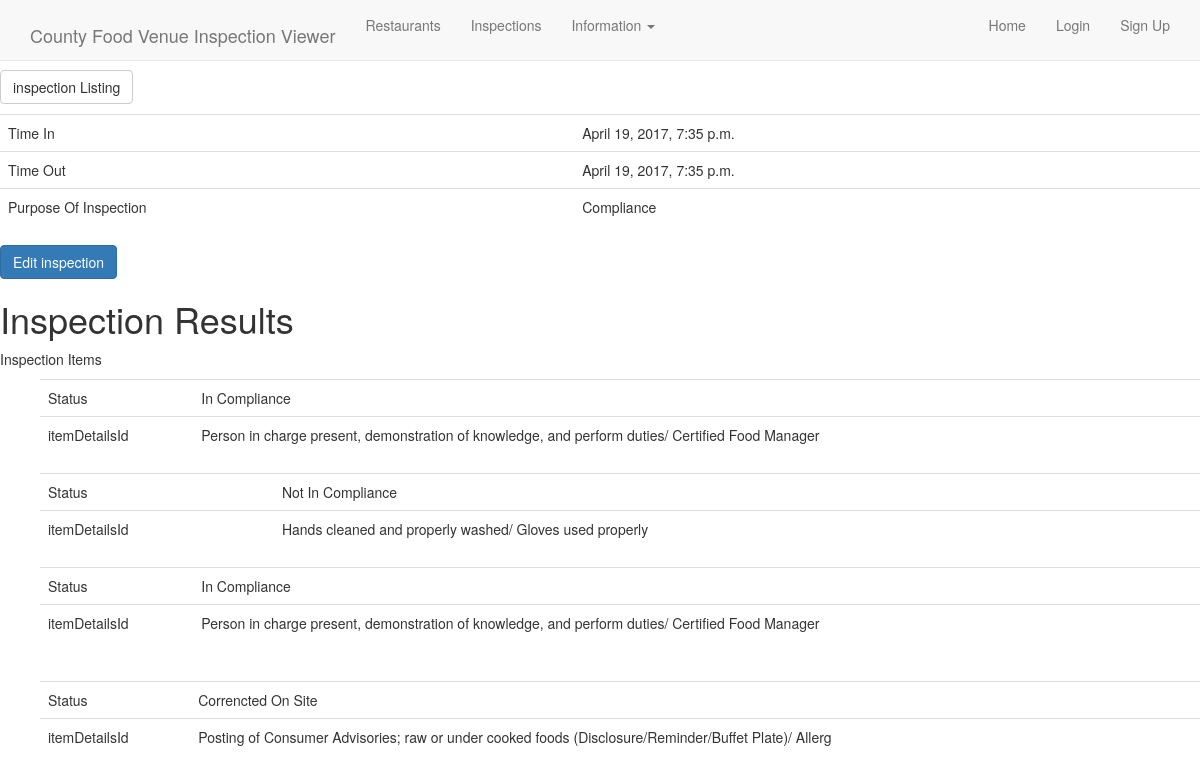
The page /fvi/fvi/inspection/detail/1/ on the database as committed earlier.
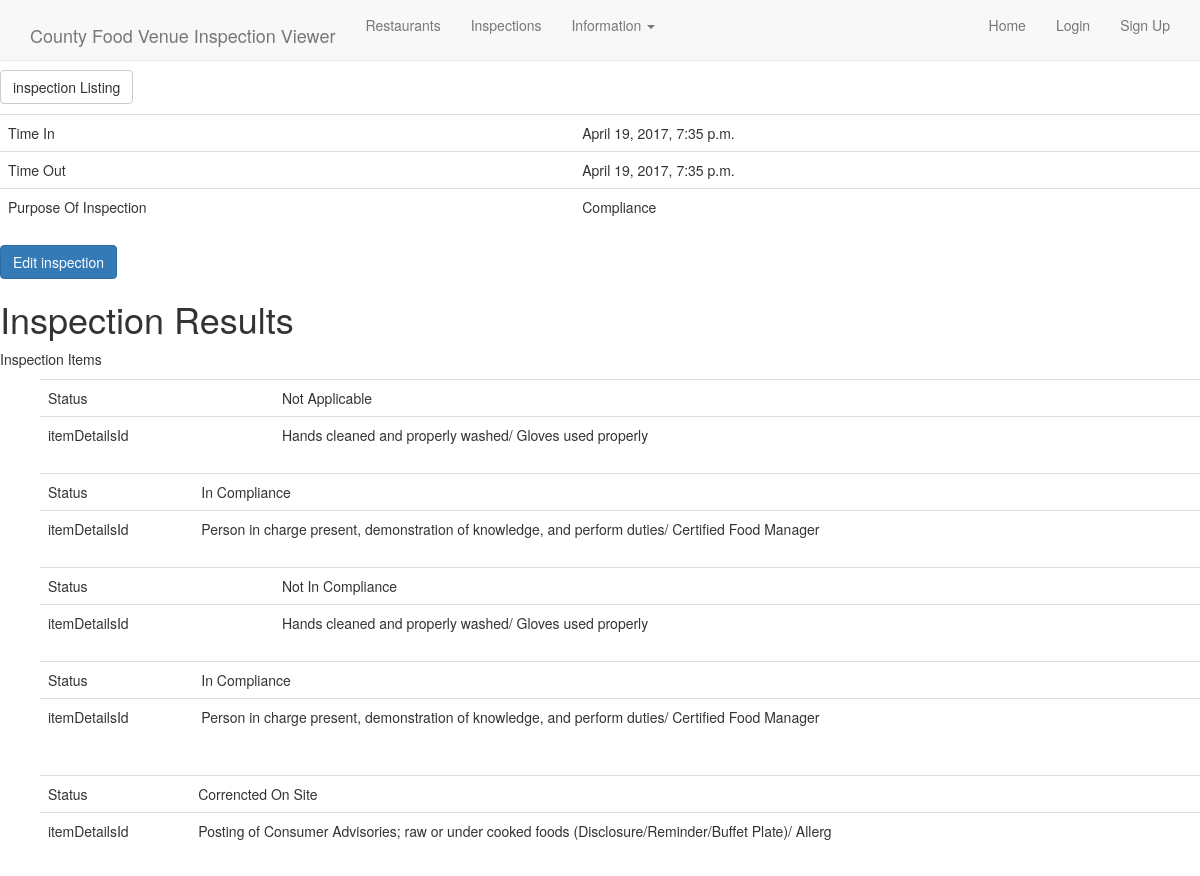
The same page on the database as committed later.
### fvi/models.py (models this page shows, shortened)
class inspectionItemStatus(models.Model):
    OUT=0
    IN=1
    NO=2
    NA=3
    COS=4
    R=5
    INSPECTIONSTATUS = (
        (OUT, 'not in compliance'),
        (IN, 'in compliance'),
        (NO, 'not observed'),
        (NA, 'not applicable '),
        (R, 'corrected on site'),
    )
    id = models.IntegerField(primary_key=True)
    complianceStatus = models.IntegerField(choices=INSPECTIONSTATUS)
    inspectionId = models.ForeignKey('fvi.inspection', )
    itemDetailsId = models.ForeignKey('fvi.inspectionItemDetail', )
    class Meta:
        ordering = ('-pk',)
    def __str__(self):
        return self.itemDetailsId.description

class inspectionItemDetail(models.Model):
    subhead = models.CharField(max_length=30)
    description = models.TextField(max_length=100)
    id = models.IntegerField(primary_key=True)
    priorityLevelId = models.ForeignKey('fvi.priorityLevel', )
    class Meta:
        ordering = ('-pk',)
    def __str__(self):
        return self.description

### fvi/views.py (the view)
# urls.py: url(r'^fvi/inspection/detail/(?P<pk>\S+)/$', views.inspectionDetailView.as_view(), name='fvi_inspection_detail'),
class inspectionDetailView(DetailView):
    model = inspection
    def get_context_data(self, **kwargs):
        context = super(inspectionDetailView, self).get_context_data(**kwargs)
        selfNOW=self.get_object()
        insobjs=inspectionItemStatus.objects.all()
        searchResultObj=insobjs.filter(inspectionId=selfNOW.id) #filters for inspections related to reastaurant now
        blue=insobjs.filter(inspectionId=selfNOW.id).aggregate(Sum(F('complianceStatus'), output_field=FloatField()))
        print(blue)
        context['totalScore'] = blue
        context['inspectionObjects_list'] = searchResultObj
        print("searchresultsis>>>>")
        print(searchResultObj)
        print("or")
        print(context['inspectionObjects_list'])
        print("CONTEXT HERE")
        print(context)
        return context

### fvi/models.py (called while the page is built)
    def __str__(self):
        return "%s %s" % (self.restaurantId.name, str(self.timeIn))

    def get_update_url(self):
        return reverse('fvi_inspection_update', args=(self.pk,))

### fvi/templates/fvi/inspection_detail.html
{% extends "base.html" %}
{% load static %}
{% block content %}
<p><a class="btn btn-default" href="{% url 'fvi_inspection_list' %}">inspection Listing</a></p>
<table class="table">
<tr><td>Time In</td><td>{{ object.timeIn }}</td></tr>
<tr><td>Time Out</td><td>{{ object.timeOut }}</td></tr>
<tr><td>Purpose Of Inspection</td><td>{% if object.purposeOfInspection == "C" %}
    Compliance
{% elif object.purposeOfInspection == "R" %}
    Compliance
{% elif object.purposeOfInspection == "V" %}
    Field Investigation
{% elif object.purposeOfInspection == "F" %}
    Visit
{% elif object.purposeOfInspection == "O" %}
    Other
{% endif %} </td></tr>
</table>
<a class="btn btn-primary" href="{{object.get_update_url}}">Edit inspection</a>
    {% if inspectionObjects_list %}
    <h1>Inspection Results</h1>
    <p>Inspection Items</p>
    <ul>
    {% for inspection in inspectionObjects_list %}
        <table class="table table-inverse">
    <tr><td>Status</td><td>{% if inspection.complianceStatus == 0 %}
    Not In Compliance
{% elif inspection.complianceStatus == 1 %}
    In Compliance
{% elif inspection.complianceStatus == 2 %}
    Not Observed
{% elif inspection.complianceStatus == 3 %}
    Not Applicable
{% elif inspection.complianceStatus == 5 %}
    Correncted On Site
{% endif %}
    </td></tr>
    <tr><td>itemDetailsId</td><td>{{ inspection.itemDetailsId }}</td></tr>
    {% endfor %}
    </ul>
{% else %}
    <p>No inspections for this restaurant exist!!! Come back at another time.</p>
{% endif %}
<br>
{% endblock %}

Rows that differ between the two databases and show on the page:
added inspectionItemStatus: complianceStatus "Not Applicable", itemDetailsId "Hands cleaned and properly washed/ Gloves used properly"
